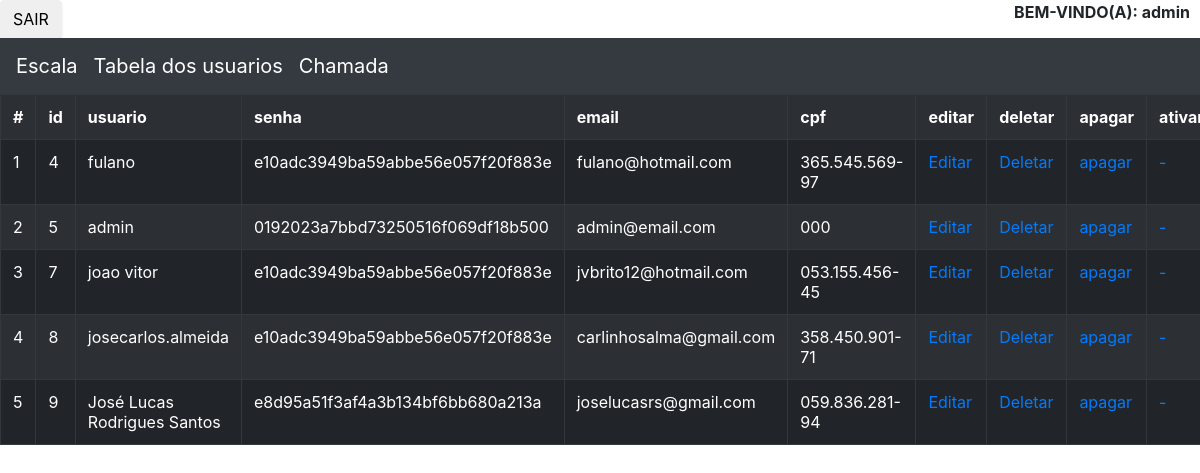
Screenshot of /?pag=4 (signed in) with the database file from the repository.
### tables this page shows
CREATE TABLE `inscrever` (
  `id` int(200) NOT NULL,
  `usuario` varchar(240) NOT NULL,
  `cpf` varchar(50) NOT NULL,
  `presenca` int(12) NOT NULL,
  `senha` varchar(255) NOT NULL,
  `email` varchar(255) NOT NULL,
  `valor` int(100) NOT NULL,
  `voluntario` int(200) NOT NULL
);

### tabela_cadastro.php (the view, shortened to what this page needs)
<?php
	$sql= "SELECT * FROM inscrever ";
	$result = mysqli_query($conn,$sql);
	$row =  mysqli_fetch_assoc($result);
$i=0;
  $table= "<table border='1' class='table table-striped table-dark'>
	<tr>
		<th>#</th>
		<th>id</th>
		<th>usuario</th>
		<th>senha</th>
		<th>email</th>
		<th>cpf</th>
		<th>editar</th>
		<th>deletar</th>
		<th>apagar</th>
		<th>ativar</th>
	</tr>" ;
do{
	$i++;
	$id 	= @$row['id'];
	$usu 	= @$row['usuario'];
	$senha 	= @$row['senha'];
	$email	= @$row['email'];
	$cpf 	= @$row['cpf'];
	$ativar	= @$row['valor']==1?"ativar":"-";
  $table .= "
	<tr>
		<td>$i</td>
		<td>$id</td>
		<td>$usu</td>
		<td>$senha</td>
		<td>$email</td>
		<td>$cpf</td>
		<td>
		<a href='./?pag=2&id=$id'>
		Editar
		</a>
		</td>
		<td><a href='crud.php?deletar=true&ok_cadastro=true&id=$id'>Deletar</a></td>
		<td><a href='crud.php?apagar=true&ok_cadastro=true&id=$id'>apagar</a></td>
		<td><a href='crud.php?ativar=true&ok_cadastro=true&id=$id'>$ativar</a></td>
	</tr>";
}
while($row =  mysqli_fetch_assoc($result));
 $table .= "</table>";
	echo $table;
 ?>

### css/style.css (style rules this page uses)
body { background-image: ; transition: background 2s linear, border 3s; margin: 0; padding: 0; height: 100vh; }

### rows the page displays
inscrever: id "4", usuario "fulano", senha "e10adc3949ba59abbe56e057f20f883e", email "fulano@hotmail.com", cpf "365.545.569-97", valor "-"
inscrever: id "5", usuario "admin", senha "0192023a7bbd73250516f069df18b500", email "admin@email.com", cpf "000", valor "-"
inscrever: id "7", usuario "joao vitor", senha "e10adc3949ba59abbe56e057f20f883e", email "jvbrito12@hotmail.com", cpf "053.155.456-45", valor "-"
inscrever: id "8", usuario "josecarlos.almeida", senha "e10adc3949ba59abbe56e057f20f883e", email "carlinhosalma@gmail.com", cpf "358.450.901-71", valor "-"
inscrever: id "9", usuario "José Lucas Rodrigues Santos", senha "e8d95a51f3af4a3b134bf6bb680a213a", email "joselucasrs@gmail.com", cpf "059.836.281-94", valor "-"

### other values shown
utf8_encode("BEM-VINDO(A): " . @$_SESSION['USU']) "BEM-VINDO(A): admin"
